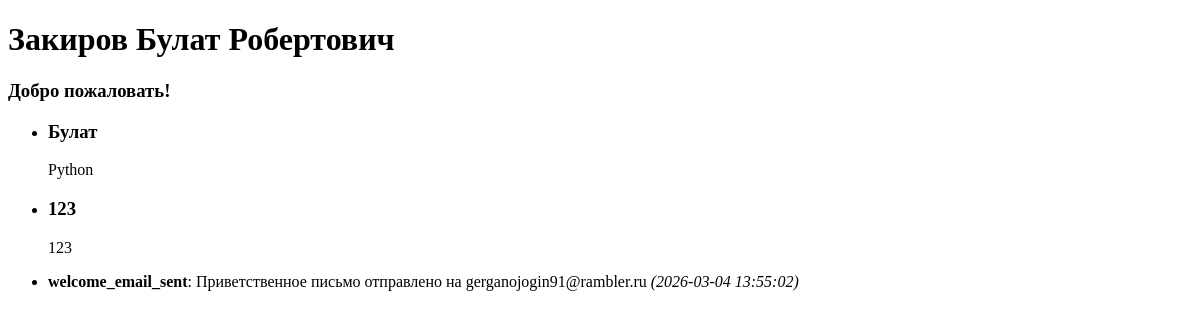
The page /user/1 on the database as committed earlier.
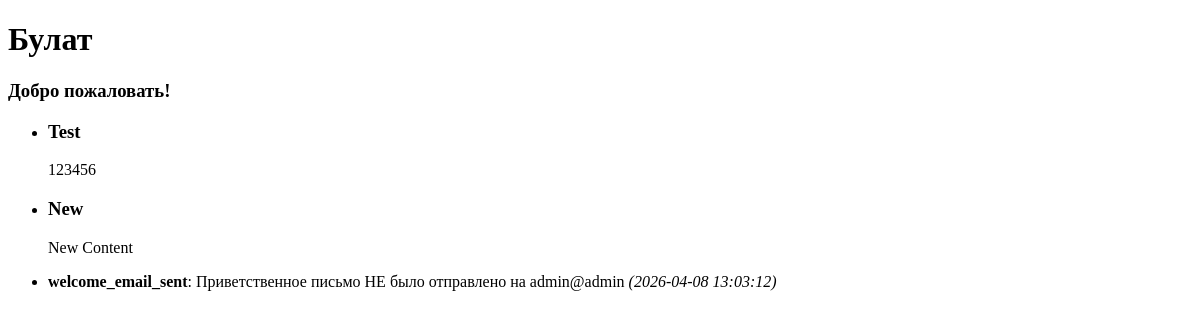
The same page on the database as committed later.
### tables this page shows
CREATE TABLE users(
        id INTEGER PRIMARY KEY AUTOINCREMENT,
        name TEXT,
        email TEXT,
        password TEXT,
        is_admin INTEGER DEFAULT 0
    );

CREATE TABLE posts(
        id INTEGER PRIMARY KEY AUTOINCREMENT,
        title TEXT,
        content TEXT,
        user_id INTEGER,
        status INTEGER DEFAULT 0, 
        FOREIGN KEY (user_id) REFERENCES users(id)
    );

CREATE TABLE notifications(
        id INTEGER PRIMARY KEY AUTOINCREMENT,
        user_id INTEGER,
        action TEXT,
        details TEXT,
        created_at TIMESTAMP DEFAULT CURRENT_TIMESTAMP,
        FOREIGN KEY (user_id) REFERENCES users(id)
    );

### app_dir/app.py (the view)
@app.route('/user/<int:user_id>')
@check_session
def get_user_profile(user_id):
    user = get_user_by_id(user_id)
    posts = get_posts_by_user_id(user_id)
    notifications = get_notifications_by_user_id(user_id)
    if user:
        return render_template('user_page.html',
                            user=user,
                            posts=posts,
                            notifications=notifications)
    return "Пользователь не найден", 404

### app_dir/app.py (called while the page is built, shortened)
def check_session(func):
    @wraps(func)
    def wrapper(*args, **kwargs):
        token = request.cookies.get('auth_token')
        g.user_id = None
        username = None
        if 'user_id' in session:
            username = session['username']
        g.username = username
        res = func(*args, **kwargs)
        return res
    return wrapper

### app_dir/db.py (called while the page is built)
def get_notifications_by_user_id(user_id):
    cur.execute(f'SELECT * FROM notifications WHERE user_id={user_id} ORDER BY created_at DESC')
    return cur.fetchall()

def get_posts_by_user_id(user_id):
    cur.execute(f'''SELECT * FROM posts
                    WHERE user_id={user_id}
                    ORDER BY id DESC''')
    return cur.fetchall()

def get_user_by_id(id):
    cur.execute(f'SELECT * FROM users WHERE id={id}')
    return cur.fetchone() # (1, 'Булат', '@mail.ru', '123')

### app_dir/templates/user_page.html (shortened to what this page needs)
<!DOCTYPE html>
<html lang="en">
<head>
</head>
<body>
    <h1>{{ user[1] }}</h1>
    <h3>Добро пожаловать!</h3>
    {% if posts %}
        <ul>
            {% for post in posts %}
                <li>
                    <h3>{{ post[1] }}</h3>
                    <p>{{ post[2] }}</p>
                </li>
            {% endfor %}
        </ul>
    {% else %}
        <p>Постов нет</p>
    {% endif %}
    {% if notifications %}
        <ul>
            {% for note in notifications %}
                <li>
                    <strong>{{ note[2] }}</strong>: {{ note[3] }}
                    <em>({{ note[4] }})</em>
                </li>
            {% endfor %}
        </ul>
    {% else %}
        <p>Логов нет</p>
    {% endif %}
</body>
</html>

Rows that differ between the two databases and show on the page:
removed posts: title "Булат", content "Python"
removed posts: title "123", content "123"
changed users: name "Закиров Булат Робертович" → "Булат"
added posts: title "Test", content "123456"
added posts: title "New", content "New Content"
changed notifications "welcome_email_sent": details "Приветственное письмо отправлено на gerganojogin91@rambler.ru" → "Приветственное письмо НЕ было отправлено на admin@admin"; created_at "2026-03-04 13:55:02" → "2026-04-08 13:03:12"
